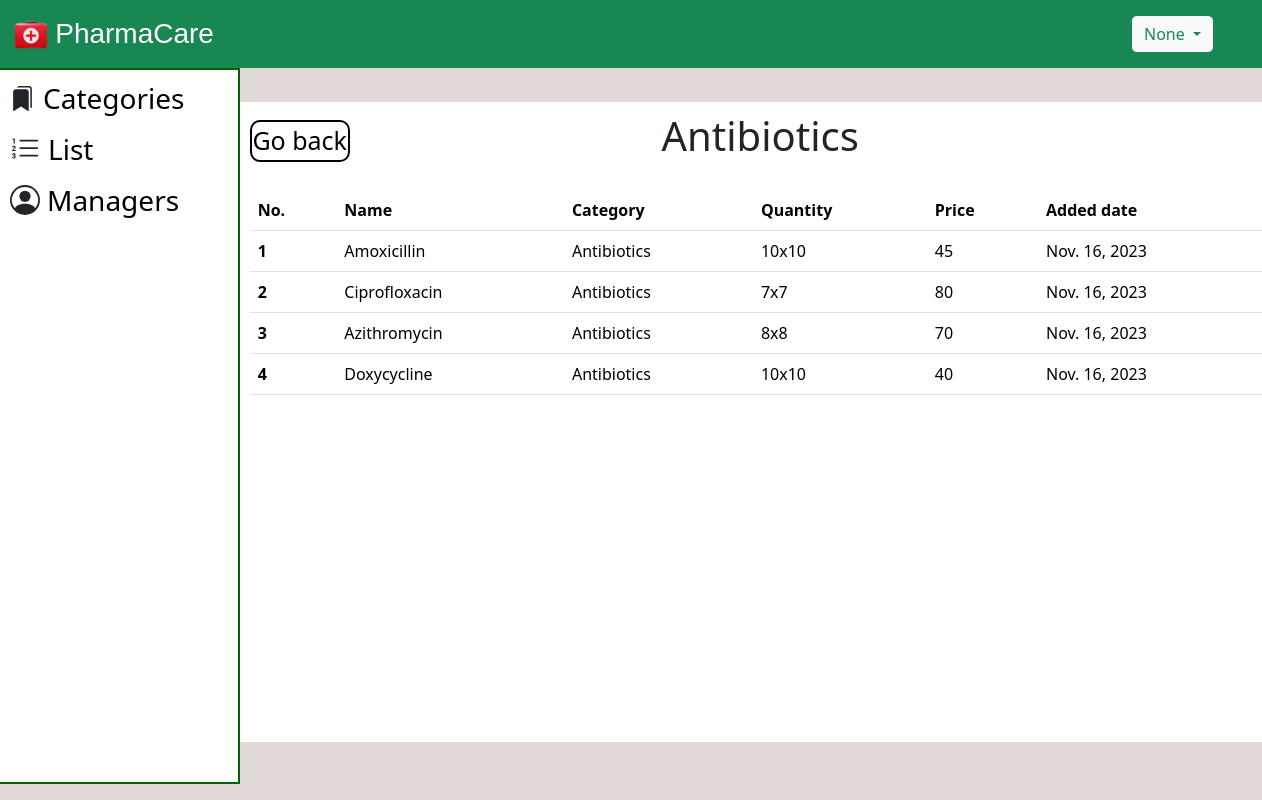
Screenshot of /antibiotics/ with the database file from the repository.
### Pharmacy/models.py (models this page shows)
class medicine(models.Model):
    name=models.CharField(max_length=50)
    category=models.CharField(max_length=50)
    Qty=models.CharField(max_length=50)
    price=models.BigIntegerField()
    added_date=models.DateField(auto_now_add=True)

### Pharmacy/views.py (the view)
# urls.py: path('antibiotics/', views.antibiotics, name='antibiotics'),
def antibiotics(request):
    name = request.session.get('name')
    anti_med=medicine.objects.filter(category='Antibiotics')
    return render(request, 'antibiotics.html', {'anti_med':anti_med, 'name':name, 'user_role': request.session.get('user_role')})

### templates/antibiotics.html (shortened to what this page needs)
<!DOCTYPE html>
<html lang="en">
  <head>
    <link
      href="https://cdn.jsdelivr.net/npm/bootstrap@5.3.2/dist/css/bootstrap.min.css"
      rel="stylesheet"
    />
    {% load static %}
  </head>
  <body style="background-color: rgb(226, 217, 217);">
   <nav class="navbar navbar-expand-lg bg-success text-white fs-5">
    <div class="container-fluid">
        <div class="row">
            <div class="col">
              <img src="{% static 'logo.png' %}" width="38" height="39">
                <a class="navbar-brand" href="#" style="color: white; font-family: 'Gill Sans', 'Gill Sans MT', Calibri, 'Trebuchet MS', sans-serif; font-size: 28px; margin-left: 0;">PharmaCare</a>
            </div>
        </div>
    </div>
    <div class="dropdown mx-5">
      <button class="btn btn-outline-success bg-light dropdown-toggle" type="button" data-bs-toggle="dropdown"
          aria-expanded="false">
          {{name}}
      </button>
  </div>
  </nav>
  <div class="container">
    <div class="row" style="width: 20%; border: 2px solid darkgreen; height: 89.5vh; position:absolute; left:0px; background-color: white;">
      <ul>
          {% if user_role == 'manager' %}
            <li style="margin-bottom: 7px; margin-top: 7px;"><svg xmlns="http://www.w3.org/2000/svg"  width="25" height="25" fill="currentColor" class="bi bi-bookmarks-fill m-lg-2 " viewBox="0 0 16 16"><path d="M2 4a2 2 0 0 1 2-2h6a2 2 0 0 1 2 2v11.5a.5.5 0 0 1-.777.416L7 13.101l-4.223 2.815A.5.5 0 0 1 2 15.5V4z"/><path d="M4.268 1A2 2 0 0 1 6 0h6a2 2 0 0 1 2 2v11.5a.5.5 0 0 1-.777.416L13 13.768V2a1 1 0 0 0-1-1H4.268z"/></svg><a href="/managerhome" style="font-size: 28px; text-decoration: none; color:black; vertical-align: middle">Categories</a></li>
            <li style="margin-bottom: 7px;"><svg xmlns="http://www.w3.org/2000/svg" width="30" height="30" fill="currentColor" class="bi bi-list-ol m-lg-2 " viewBox="0 0 16 16"><path fill-rule="evenodd" d="M5 11.5a.5.5 0 0 1 .5-.5h9a.5.5 0 0 1 0 1h-9a.5.5 0 0 1-.5-.5zm0-4a.5.5 0 0 1 .5-.5h9a.5.5 0 0 1 0 1h-9a.5.5 0 0 1-.5-.5zm0-4a.5.5 0 0 1 .5-.5h9a.5.5 0 0 1 0 1h-9a.5.5 0 0 1-.5-.5z"/><path d="M1.713 11.865v-.474H2c.217 0 .363-.137.363-.317 0-.185-.158-.31-.361-.31-.223 0-.367.152-.373.31h-.59c.016-.467.373-.787.986-.787.588-.002.954.291.957.703a.595.595 0 0 1-.492.594v.033a.615.615 0 0 1 .569.631c.003.533-.502.8-1.051.8-.656 0-1-.37-1.008-.794h.582c.008.178.186.306.422.309.254 0 .424-.145.422-.35-.002-.195-.155-.348-.414-.348h-.3zm-.004-4.699h-.604v-.035c0-.408.295-.844.958-.844.583 0 .96.326.96.756 0 .389-.257.617-.476.848l-.537.572v.03h1.054V9H1.143v-.395l.957-.99c.138-.142.293-.304.293-.508 0-.18-.147-.32-.342-.32a.33.33 0 0 0-.342.338v.041zM2.564 5h-.635V2.924h-.031l-.598.42v-.567l.629-.443h.635V5z"/></svg><a href="/medicinelist" style="font-size: 28px; text-decoration: none; color:black; vertical-align:middle;">List</a></li>
            <li style="margin-bottom: 7px;"><svg xmlns="http://www.w3.org/2000/svg" width="25" height="25" fill="currentColor" class="bi bi-patch-plus-fill m-lg-2 " viewBox="0 0 16 16"><path d="M10.067.87a2.89 2.89 0 0 0-4.134 0l-.622.638-.89-.011a2.89 2.89 0 0 0-2.924 2.924l.01.89-.636.622a2.89 2.89 0 0 0 0 4.134l.637.622-.011.89a2.89 2.89 0 0 0 2.924 2.924l.89-.01.622.636a2.89 2.89 0 0 0 4.134 0l.622-.637.89.011a2.89 2.89 0 0 0 2.924-2.924l-.01-.89.636-.622a2.89 2.89 0 0 0 0-4.134l-.637-.622.011-.89a2.89 2.89 0 0 0-2.924-2.924l-.89.01-.622-.636zM8.5 6v1.5H10a.5.5 0 0 1 0 1H8.5V10a.5.5 0 0 1-1 0V8.5H6a.5.5 0 0 1 0-1h1.5V6a.5.5 0 0 1 1 0z"/></svg><a href="/addmedicine" style="font-size: 28px; text-decoration: none; color:black; vertical-align:middle;">Add</a></li>
            <li style="margin-bottom: 7px;"><svg xmlns="http://www.w3.org/2000/svg" width="25" height="25" fill="currentColor" class="bi bi-pencil-square m-lg-2 " viewBox="0 0 16 16"><path d="M15.502 1.94a.5.5 0 0 1 0 .706L14.459 3.69l-2-2L13.502.646a.5.5 0 0 1 .707 0l1.293 1.293zm-1.75 2.456-2-2L4.939 9.21a.5.5 0 0 0-.121.196l-.805 2.414a.25.25 0 0 0 .316.316l2.414-.805a.5.5 0 0 0 .196-.12l6.813-6.814z"/><path fill-rule="evenodd" d="M1 13.5A1.5 1.5 0 0 0 2.5 15h11a1.5 1.5 0 0 0 1.5-1.5v-6a.5.5 0 0 0-1 0v6a.5.5 0 0 1-.5.5h-11a.5.5 0 0 1-.5-.5v-11a.5.5 0 0 1 .5-.5H9a.5.5 0 0 0 0-1H2.5A1.5 1.5 0 0 0 1 2.5v11z"/></svg><a href="/edit" style="font-size: 28px; text-decoration: none; color:black; vertical-align:middle;">Edit</a></li>
            <li style="margin-bottom: 7px;"><svg xmlns="http://www.w3.org/2000/svg" width="25" height="25" fill="currentColor" class="bi bi-x-octagon-fill m-lg-2 " viewBox="0 0 16 16"><path d="M11.46.146A.5.5 0 0 0 11.107 0H4.893a.5.5 0 0 0-.353.146L.146 4.54A.5.5 0 0 0 0 4.893v6.214a.5.5 0 0 0 .146.353l4.394 4.394a.5.5 0 0 0 .353.146h6.214a.5.5 0 0 0 .353-.146l4.394-4.394a.5.5 0 0 0 .146-.353V4.893a.5.5 0 0 0-.146-.353L11.46.146zm-6.106 4.5L8 7.293l2.646-2.647a.5.5 0 0 1 .708.708L8.707 8l2.647 2.646a.5.5 0 0 1-.708.708L8 8.707l-2.646 2.647a.5.5 0 0 1-.708-.708L7.293 8 4.646 5.354a.5.5 0 1 1 .708-.708z"/></svg><a href="/remove" style="font-size: 28px; text-decoration: none; color:black; vertical-align:middle;">Remove</a></li>
          {% else %}
            <li style="margin-bottom: 7px; margin-top: 7px;"><a href="/adminhome" style="font-size: 28px; text-decoration: none; color:black; vertical-align: middle">Categories</a></li>
            <li style="margin-bottom: 7px;"><a href="/medicinelist" style="font-size: 28px; text-decoration: none; color:black; vertical-align:middle;">List</a></li>
            <li style="margin-bottom: 7px; margin-top: 6px;"><a href="/allmanager" style="font-size: 28px; text-decoration: none; color:black; vertical-align: middle">Managers</a></li>
          {% endif %}
        </ul>
    </div>
  </div>
    <div class="container ">
        <div class="row ">
            <div class="col-md-11" style="background-color: white; height: 80vh; margin-top: 3%; margin-left: 15.5%; overflow-y: auto;">
                <h1 style="text-align: center; margin-top: 10px; margin-bottom: 30px;">Antibiotics</h1>
                <a href="#" onclick="history.go(-1); return false;" style="font-size: 25px; position: absolute; margin-top: -70px; color: black; text-decoration: none; border: 2px solid black; width: 100px; border-radius: 10px; text-align: center;">Go back</a>
              <table class="table table-hover ">
                <thead>
                  <tr>
                    <th scope="col">No.</th>
                    <th scope="col">Name</th>
                    <th scope="col">Category</th>
                    <th scope="col">Quantity</th>
                    <th scope="col">Price</th>
                    <th scope="col">Added date</th>
                  </tr>
                </thead>
                <tbody>
                  {% for med in anti_med %}
                  <tr>
                    <th scope="row">{{med.id}}</th>
                    <td>{{med.name}}</td>
                    <td>{{med.category}}</td>
                    <td>{{med.Qty}}</td>
                    <td>{{med.price}}</td>
                    <td>{{med.added_date}}</td>
                  </tr>
                  {% endfor %}
                </tbody>
              </table>
            </div>
        </div>
    </div>
</body>
</html>

### templates/antibiotics.html (style rules this page uses)
.navbar a.navbar-brand { display: inline-block; vertical-align: middle; }

### rows the page displays
medicine: id "1", name "Amoxicillin", category "Antibiotics", Qty "10x10", price "45", added_date "Nov. 16, 2023"
medicine: id "2", name "Ciprofloxacin", category "Antibiotics", Qty "7x7", price "80", added_date "Nov. 16, 2023"
medicine: id "3", name "Azithromycin", category "Antibiotics", Qty "8x8", price "70", added_date "Nov. 16, 2023"
medicine: id "4", name "Doxycycline", category "Antibiotics", Qty "10x10", price "40", added_date "Nov. 16, 2023"

### other values shown
{{ name }} "None"
